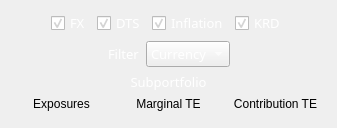
    <widget class="QWidget" name="layoutWidget">
     <layout class="QVBoxLayout" name="verticalLayout_3">
      <item>
       <layout class="QHBoxLayout" name="horizontalLayout_4">
        <item>
         <spacer name="horizontalSpacer_3">
          <property name="orientation">
           <enum>Qt::Horizontal</enum>
          </property>
          <property name="sizeHint" stdset="0">
           <size>
            <width>40</width>
            <height>20</height>
           </size>
          </property>
         </spacer>
        </item>
        <item>
         <widget class="QCheckBox" name="checkBoxFX">
          <property name="font">
           <font>
            <family>Bloomberg Prop Unicode N</family>
            <pointsize>10</pointsize>
           </font>
          </property>
          <property name="styleSheet">
           <string notr="true">color: rgb(255, 255, 255);</string>
          </property>
          <property name="text">
           <string>FX</string>
          </property>
          <property name="checked">
           <bool>true</bool>
          </property>
         </widget>
        </item>
        <item>
         <widget class="QCheckBox" name="checkBoxSpread">
          <property name="font">
           <font>
            <family>Bloomberg Prop Unicode N</family>
            <pointsize>10</pointsize>
           </font>
          </property>
          <property name="styleSheet">
           <string notr="true">color: rgb(255, 255, 255);</string>
          </property>
          <property name="text">
           <string>DTS</string>
          </property>
          <property name="checked">
           <bool>true</bool>
          </property>
         </widget>
        </item>
        <item>
         <widget class="QCheckBox" name="checkBoxInflation">
          <property name="font">
           <font>
            <family>Bloomberg Prop Unicode N</family>
            <pointsize>10</pointsize>
           </font>
          </property>
          <property name="styleSheet">
           <string notr="true">color: rgb(255, 255, 255);</string>
          </property>
          <property name="text">
           <string>Inflation</string>
          </property>
          <property name="checked">
           <bool>true</bool>
          </property>
          <property name="autoRepeat">
           <bool>false</bool>
          </property>
          <property name="autoExclusive">
           <bool>false</bool>
          </property>
         </widget>
        </item>
        <item>
         <widget class="QCheckBox" name="checkBoxKRD">
          <property name="font">
           <font>
            <family>Bloomberg Prop Unicode N</family>
            <pointsize>10</pointsize>
           </font>
          </property>
          <property name="styleSheet">
           <string notr="true">color: rgb(255, 255, 255);</string>
          </property>
          <property name="text">
           <string>KRD</string>
          </property>
          <property name="checked">
           <bool>true</bool>
          </property>
         </widget>
        </item>
        <item>
         <spacer name="horizontalSpacer_4">
          <property name="orientation">
           <enum>Qt::Horizontal</enum>
          </property>
          <property name="sizeHint" stdset="0">
           <size>
            <width>40</width>
            <height>20</height>
           </size>
          </property>
         </spacer>
        </item>
       </layout>
      </item>
      <item>
       <layout class="QHBoxLayout" name="horizontalLayout_3">
        <item>
         <spacer name="horizontalSpacer">
          <property name="orientation">
           <enum>Qt::Horizontal</enum>
          </property>
          <property name="sizeHint" stdset="0">
           <size>
            <width>40</width>
            <height>20</height>
           </size>
          </property>
         </spacer>
        </item>
        <item>
         <widget class="QLabel" name="label_3">
          <property name="font">
           <font>
            <family>Bloomberg Prop Unicode N</family>
            <pointsize>10</pointsize>
           </font>
          </property>
          <property name="styleSheet">
           <string notr="true">color: rgb(255, 255, 255);</string>
          </property>
          <property name="text">
           <string>Filter</string>
          </property>
         </widget>
        </item>
        <item>
         <widget class="QComboBox" name="comboBoxCurrencies">
          <property name="font">
           <font>
            <family>Bloomberg Prop Unicode N</family>
            <pointsize>10</pointsize>
           </font>
          </property>
          <property name="accessibleName">
           <string/>
          </property>
          <property name="accessibleDescription">
           <string/>
          </property>
          <property name="autoFillBackground">
           <bool>false</bool>
          </property>
          <property name="styleSheet">
           <string notr="true">color: rgb(255, 255, 255);</string>
          </property>
          <property name="editable">
           <bool>false</bool>
          </property>
          <property name="currentIndex">
           <number>0</number>
          </property>
          <property name="modelColumn">
           <number>0</number>
          </property>
          <item>
           <property name="text">
            <string>Currency</string>
           </property>
          </item>
         </widget>
        </item>
        <item>
         <spacer name="horizontalSpacer_2">
          <property name="orientation">
           <enum>Qt::Horizontal</enum>
          </property>
          <property name="sizeHint" stdset="0">
           <size>
            <width>40</width>
            <height>20</height>
           </size>
          </property>
         </spacer>
        </item>
       </layout>
      </item>
      <item>
       <layout class="QVBoxLayout" name="verticalLayout_2">
        <item>
         <widget class="QLabel" name="labelPlotTitle">
          <property name="maximumSize">
           <size>
            <width>700</width>
            <height>20</height>
           </size>
          </property>
          <property name="font">
           <font>
            <family>Bloomberg Prop Unicode N</family>
            <pointsize>10</pointsize>
            <weight>50</weight>
            <italic>false</italic>
            <bold>false</bold>
           </font>
          </property>
          <property name="layoutDirection">
           <enum>Qt::LeftToRight</enum>
          </property>
          <property name="styleSheet">
           <string notr="true">color: rgb(255, 255, 255);</string>
          </property>
          <property name="text">
           <string>Subportfolio</string>
          </property>
          <property name="alignment">
           <set>Qt::AlignCenter</set>
          </property>
         </widget>
        </item>
        <item>
         <layout class="QVBoxLayout" name="verticalLayout">
          <item>
           <layout class="QHBoxLayout" name="horizontalLayout_2">
            <item>
             <widget class="QLabel" name="label_6">
              <property name="layoutDirection">
               <enum>Qt::LeftToRight</enum>
              </property>
              <property name="text">
               <string>Exposures</string>
              </property>
              <property name="alignment">
               <set>Qt::AlignCenter</set>
              </property>
             </widget>
            </item>
            <item>
             <widget class="QLabel" name="label_7">
              <property name="text">
               <string>Marginal TE</string>
              </property>
              <property name="alignment">
               <set>Qt::AlignCenter</set>
              </property>
             </widget>
            </item>
            <item>
             <widget class="QLabel" name="label_8">
              <property name="text">
               <string>Contribution TE</string>
              </property>
              <property name="alignment">
               <set>Qt::AlignCenter</set>
              </property>
             </widget>
            </item>
           </layout>
          </item>
          <item>
           <layout class="QHBoxLayout" name="horizontalLayout">
            <item>
             <widget class="MatplotlibWidget" name="mplwidgetExposures">
              <property name="enabled">
               <bool>true</bool>
              </property>
              <property name="sizePolicy">
               <sizepolicy hsizetype="Expanding" vsizetype="Expanding">
                <horstretch>0</horstretch>
                <verstretch>0</verstretch>
               </sizepolicy>
              </property>
              <property name="maximumSize">
               <size>
                <width>200</width>
                <height>16777215</height>
               </size>
              </property>
              <property name="palette">
               <palette>
                <active>
                 <colorrole role="WindowText">
                  <brush brushstyle="SolidPattern">
                   <color alpha="255">
                    <red>48</red>
                    <green>48</green>
                    <blue>48</blue>
                   </color>
                  </brush>
                 </colorrole>
                 <colorrole role="Button">
                  <brush brushstyle="SolidPattern">
                   <color alpha="255">
                    <red>48</red>
                    <green>48</green>
                    <blue>48</blue>
                   </color>
                  </brush>
                 </colorrole>
                 <colorrole role="Text">
                  <brush brushstyle="SolidPattern">
                   <color alpha="255">
                    <red>48</red>
                    <green>48</green>
                    <blue>48</blue>
                   </color>
                  </brush>
                 </colorrole>
                 <colorrole role="ButtonText">
                  <brush brushstyle="SolidPattern">
                   <color alpha="255">
                    <red>48</red>
                    <green>48</green>
                    <blue>48</blue>
                   </color>
                  </brush>
                 </colorrole>
                 <colorrole role="Base">
                  <brush brushstyle="SolidPattern">
                   <color alpha="255">
                    <red>48</red>
                    <green>48</green>
                    <blue>48</blue>
                   </color>
                  </brush>
                 </colorrole>
                 <colorrole role="Window">
                  <brush brushstyle="SolidPattern">
                   <color alpha="255">
                    <red>48</red>
                    <green>48</green>
                    <blue>48</blue>
                   </color>
                  </brush>
                 </colorrole>
                </active>
                <inactive>
                 <colorrole role="WindowText">
                  <brush brushstyle="SolidPattern">
                   <color alpha="255">
                    <red>48</red>
                    <green>48</green>
                    <blue>48</blue>
                   </color>
                  </brush>
                 </colorrole>
                 <colorrole role="Button">
                  <brush brushstyle="SolidPattern">
                   <color alpha="255">
                    <red>48</red>
                    <green>48</green>
                    <blue>48</blue>
                   </color>
                  </brush>
                 </colorrole>
                 <colorrole role="Text">
                  <brush brushstyle="SolidPattern">
                   <color alpha="255">
                    <red>48</red>
                    <green>48</green>
                    <blue>48</blue>
                   </color>
                  </brush>
                 </colorrole>
                 <colorrole role="ButtonText">
                  <brush brushstyle="SolidPattern">
                   <color alpha="255">
                    <red>48</red>
                    <green>48</green>
                    <blue>48</blue>
                   </color>
                  </brush>
                 </colorrole>
                 <colorrole role="Base">
                  <brush brushstyle="SolidPattern">
                   <color alpha="255">
                    <red>48</red>
                    <green>48</green>
                    <blue>48</blue>
                   </color>
                  </brush>
                 </colorrole>
                 <colorrole role="Window">
                  <brush brushstyle="SolidPattern">
                   <color alpha="255">
                    <red>48</red>
                    <green>48</green>
                    <blue>48</blue>
                   </color>
                  </brush>
                 </colorrole>
                </inactive>
                <disabled>
                 <colorrole role="WindowText">
                  <brush brushstyle="SolidPattern">
                   <color alpha="255">
                    <red>48</red>
                    <green>48</green>
                    <blue>48</blue>
                   </color>
                  </brush>
                 </colorrole>
                 <colorrole role="Button">
                  <brush brushstyle="SolidPattern">
                   <color alpha="255">
                    <red>48</red>
                    <green>48</green>
                    <blue>48</blue>
                   </color>
                  </brush>
                 </colorrole>
                 <colorrole role="Text">
                  <brush brushstyle="SolidPattern">
                   <color alpha="255">
                    <red>48</red>
                    <green>48</green>
                    <blue>48</blue>
                   </color>
                  </brush>
                 </colorrole>
                 <colorrole role="ButtonText">
                  <brush brushstyle="SolidPattern">
                   <color alpha="255">
                    <red>48</red>
                    <green>48</green>
                    <blue>48</blue>
                   </color>
                  </brush>
                 </colorrole>
                 <colorrole role="Base">
                  <brush brushstyle="SolidPattern">
                   <color alpha="255">
                    <red>48</red>
                    <green>48</green>
                    <blue>48</blue>
                   </color>
                  </brush>
                 </colorrole>
                 <colorrole role="Window">
                  <brush brushstyle="SolidPattern">
                   <color alpha="255">
                    <red>48</red>
                    <green>48</green>
                    <blue>48</blue>
                   </color>
                  </brush>
                 </colorrole>
                </disabled>
               </palette>
              </property>
              <property name="font">
               <font>
                <family>Bloomberg Prop Unicode N</family>
                <pointsize>10</pointsize>
               </font>
              </property>
              <property name="cursor">
               <cursorShape>CrossCursor</cursorShape>
              </property>
              <property name="mouseTracking">
               <bool>false</bool>
              </property>
              <property name="focusPolicy">
               <enum>Qt::NoFocus</enum>
              </property>
              <property name="contextMenuPolicy">
               <enum>Qt::NoContextMenu</enum>
              </property>
              <property name="autoFillBackground">
               <bool>false</bool>
              </property>
              <property name="styleSheet">
               <string notr="true">background-color: rgb(48, 48, 48);
color: rgb(48, 48, 48);</string>
              </property>
             </widget>
            </item>
            <item>
             <widget class="MatplotlibWidget" name="mplwidgetExposuresTEMarginal">
              <property name="enabled">
               <bool>true</bool>
              </property>
              <property name="sizePolicy">
               <sizepolicy hsizetype="Expanding" vsizetype="Expanding">
                <horstretch>0</horstretch>
                <verstretch>0</verstretch>
               </sizepolicy>
              </property>
              <property name="maximumSize">
               <size>
                <width>200</width>
                <height>16777215</height>
               </size>
              </property>
              <property name="palette">
               <palette>
                <active>
                 <colorrole role="WindowText">
                  <brush brushstyle="SolidPattern">
                   <color alpha="255">
                    <red>48</red>
                    <green>48</green>
                    <blue>48</blue>
                   </color>
                  </brush>
                 </colorrole>
                 <colorrole role="Button">
                  <brush brushstyle="SolidPattern">
                   <color alpha="255">
                    <red>48</red>
                    <green>48</green>
                    <blue>48</blue>
                   </color>
                  </brush>
                 </colorrole>
                 <colorrole role="Text">
                  <brush brushstyle="SolidPattern">
                   <color alpha="255">
                    <red>48</red>
                    <green>48</green>
                    <blue>48</blue>
                   </color>
                  </brush>
                 </colorrole>
                 <colorrole role="ButtonText">
                  <brush brushstyle="SolidPattern">
                   <color alpha="255">
                    <red>48</red>
                    <green>48</green>
                    <blue>48</blue>
                   </color>
                  </brush>
                 </colorrole>
                 <colorrole role="Base">
                  <brush brushstyle="SolidPattern">
                   <color alpha="255">
                    <red>48</red>
                    <green>48</green>
                    <blue>48</blue>
                   </color>
                  </brush>
                 </colorrole>
                 <colorrole role="Window">
                  <brush brushstyle="SolidPattern">
                   <color alpha="255">
                    <red>48</red>
                    <green>48</green>
                    <blue>48</blue>
                   </color>
                  </brush>
                 </colorrole>
                </active>
                <inactive>
                 <colorrole role="WindowText">
                  <brush brushstyle="SolidPattern">
                   <color alpha="255">
                    <red>48</red>
                    <green>48</green>
                    <blue>48</blue>
                   </color>
                  </brush>
                 </colorrole>
                 <colorrole role="Button">
                  <brush brushstyle="SolidPattern">
                   <color alpha="255">
                    <red>48</red>
                    <green>48</green>
                    <blue>48</blue>
                   </color>
                  </brush>
                 </colorrole>
                 <colorrole role="Text">
                  <brush brushstyle="SolidPattern">
                   <color alpha="255">
                    <red>48</red>
                    <green>48</green>
                    <blue>48</blue>
                   </color>
                  </brush>
                 </colorrole>
                 <colorrole role="ButtonText">
                  <brush brushstyle="SolidPattern">
                   <color alpha="255">
                    <red>48</red>
                    <green>48</green>
                    <blue>48</blue>
                   </color>
                  </brush>
                 </colorrole>
                 <colorrole role="Base">
                  <brush brushstyle="SolidPattern">
                   <color alpha="255">
                    <red>48</red>
                    <green>48</green>
                    <blue>48</blue>
                   </color>
                  </brush>
                 </colorrole>
                 <colorrole role="Window">
                  <brush brushstyle="SolidPattern">
                   <color alpha="255">
                    <red>48</red>
                    <green>48</green>
                    <blue>48</blue>
                   </color>
                  </brush>
                 </colorrole>
                </inactive>
                <disabled>
                 <colorrole role="WindowText">
                  <brush brushstyle="SolidPattern">
                   <color alpha="255">
                    <red>48</red>
                    <green>48</green>
                    <blue>48</blue>
                   </color>
                  </brush>
                 </colorrole>
                 <colorrole role="Button">
                  <brush brushstyle="SolidPattern">
                   <color alpha="255">
                    <red>48</red>
                    <green>48</green>
                    <blue>48</blue>
                   </color>
                  </brush>
                 </colorrole>
                 <colorrole role="Text">
                  <brush brushstyle="SolidPattern">
                   <color alpha="255">
                    <red>48</red>
                    <green>48</green>
                    <blue>48</blue>
                   </color>
                  </brush>
                 </colorrole>
                 <colorrole role="ButtonText">
                  <brush brushstyle="SolidPattern">
                   <color alpha="255">
                    <red>48</red>
                    <green>48</green>
                    <blue>48</blue>
                   </color>
                  </brush>
                 </colorrole>
                 <colorrole role="Base">
                  <brush brushstyle="SolidPattern">
                   <color alpha="255">
                    <red>48</red>
                    <green>48</green>
                    <blue>48</blue>
                   </color>
                  </brush>
                 </colorrole>
                 <colorrole role="Window">
                  <brush brushstyle="SolidPattern">
                   <color alpha="255">
                    <red>48</red>
                    <green>48</green>
                    <blue>48</blue>
                   </color>
                  </brush>
                 </colorrole>
                </disabled>
               </palette>
              </property>
              <property name="font">
               <font>
                <family>Bloomberg Prop Unicode N</family>
                <pointsize>10</pointsize>
               </font>
              </property>
              <property name="cursor">
               <cursorShape>CrossCursor</cursorShape>
              </property>
              <property name="mouseTracking">
               <bool>false</bool>
              </property>
              <property name="focusPolicy">
               <enum>Qt::NoFocus</enum>
              </property>
              <property name="contextMenuPolicy">
               <enum>Qt::NoContextMenu</enum>
              </property>
              <property name="autoFillBackground">
               <bool>false</bool>
              </property>
              <property name="styleSheet">
               <string notr="true">background-color: rgb(48, 48, 48);
color: rgb(48, 48, 48);</string>
              </property>
             </widget>
            </item>
            <item>
             <widget class="MatplotlibWidget" name="mplwidgetExposuresTEContribution">
              <property name="enabled">
               <bool>true</bool>
              </property>
              <property name="sizePolicy">
               <sizepolicy hsizetype="Expanding" vsizetype="Expanding">
                <horstretch>0</horstretch>
                <verstretch>0</verstretch>
               </sizepolicy>
              </property>
              <property name="maximumSize">
               <size>
                <width>200</width>
                <height>16777215</height>
               </size>
              </property>
              <property name="palette">
               <palette>
                <active>
                 <colorrole role="WindowText">
                  <brush brushstyle="SolidPattern">
                   <color alpha="255">
                    <red>48</red>
                    <green>48</green>
                    <blue>48</blue>
                   </color>
                  </brush>
                 </colorrole>
                 <colorrole role="Button">
                  <brush brushstyle="SolidPattern">
                   <color alpha="255">
                    <red>48</red>
                    <green>48</green>
                    <blue>48</blue>
                   </color>
                  </brush>
                 </colorrole>
                 <colorrole role="Text">
                  <brush brushstyle="SolidPattern">
                   <color alpha="255">
                    <red>48</red>
                    <green>48</green>
                    <blue>48</blue>
                   </color>
                  </brush>
                 </colorrole>
                 <colorrole role="ButtonText">
                  <brush brushstyle="SolidPattern">
                   <color alpha="255">
                    <red>48</red>
                    <green>48</green>
                    <blue>48</blue>
                   </color>
                  </brush>
                 </colorrole>
                 <colorrole role="Base">
                  <brush brushstyle="SolidPattern">
                   <color alpha="255">
                    <red>48</red>
                    <green>48</green>
                    <blue>48</blue>
                   </color>
                  </brush>
                 </colorrole>
                 <colorrole role="Window">
                  <brush brushstyle="SolidPattern">
                   <color alpha="255">
                    <red>48</red>
                    <green>48</green>
                    <blue>48</blue>
                   </color>
                  </brush>
                 </colorrole>
                </active>
                <inactive>
                 <colorrole role="WindowText">
                  <brush brushstyle="SolidPattern">
                   <color alpha="255">
                    <red>48</red>
                    <green>48</green>
                    <blue>48</blue>
                   </color>
                  </brush>
                 </colorrole>
                 <colorrole role="Button">
                  <brush brushstyle="SolidPattern">
                   <color alpha="255">
                    <red>48</red>
                    <green>48</green>
                    <blue>48</blue>
                   </color>
                  </brush>
                 </colorrole>
                 <colorrole role="Text">
                  <brush brushstyle="SolidPattern">
                   <color alpha="255">
                    <red>48</red>
                    <green>48</green>
                    <blue>48</blue>
                   </color>
                  </brush>
                 </colorrole>
                 <colorrole role="ButtonText">
                  <brush brushstyle="SolidPattern">
                   <color alpha="255">
                    <red>48</red>
                    <green>48</green>
                    <blue>48</blue>
                   </color>
                  </brush>
                 </colorrole>
                 <colorrole role="Base">
                  <brush brushstyle="SolidPattern">
                   <color alpha="255">
                    <red>48</red>
                    <green>48</green>
                    <blue>48</blue>
                   </color>
                  </brush>
                 </colorrole>
                 <colorrole role="Window">
                  <brush brushstyle="SolidPattern">
                   <color alpha="255">
                    <red>48</red>
                    <green>48</green>
                    <blue>48</blue>
                   </color>
                  </brush>
                 </colorrole>
                </inactive>
                <disabled>
                 <colorrole role="WindowText">
                  <brush brushstyle="SolidPattern">
                   <color alpha="255">
                    <red>48</red>
                    <green>48</green>
                    <blue>48</blue>
                   </color>
                  </brush>
                 </colorrole>
                 <colorrole role="Button">
                  <brush brushstyle="SolidPattern">
                   <color alpha="255">
                    <red>48</red>
                    <green>48</green>
                    <blue>48</blue>
                   </color>
                  </brush>
                 </colorrole>
                 <colorrole role="Text">
                  <brush brushstyle="SolidPattern">
                   <color alpha="255">
                    <red>48</red>
                    <green>48</green>
                    <blue>48</blue>
                   </color>
                  </brush>
                 </colorrole>
                 <colorrole role="ButtonText">
                  <brush brushstyle="SolidPattern">
                   <color alpha="255">
                    <red>48</red>
                    <green>48</green>
                    <blue>48</blue>
                   </color>
                  </brush>
                 </colorrole>
                 <colorrole role="Base">
                  <brush brushstyle="SolidPattern">
                   <color alpha="255">
                    <red>48</red>
                    <green>48</green>
                    <blue>48</blue>
                   </color>
                  </brush>
                 </colorrole>
                 <colorrole role="Window">
                  <brush brushstyle="SolidPattern">
                   <color alpha="255">
                    <red>48</red>
                    <green>48</green>
                    <blue>48</blue>
                   </color>
                  </brush>
                 </colorrole>
                </disabled>
               </palette>
              </property>
              <property name="font">
               <font>
                <family>Bloomberg Prop Unicode N</family>
                <pointsize>10</pointsize>
               </font>
              </property>
              <property name="cursor">
               <cursorShape>CrossCursor</cursorShape>
              </property>
              <property name="mouseTracking">
               <bool>false</bool>
              </property>
              <property name="focusPolicy">
               <enum>Qt::NoFocus</enum>
              </property>
              <property name="contextMenuPolicy">
               <enum>Qt::NoContextMenu</enum>
              </property>
              <property name="autoFillBackground">
               <bool>false</bool>
              </property>
              <property name="styleSheet">
               <string notr="true">background-color: rgb(48, 48, 48);
color: rgb(48, 48, 48);</string>
              </property>
             </widget>
            </item>
           </layout>
          </item>
         </layout>
        </item>
       </layout>
      </item>
     </layout>
    </widget>
